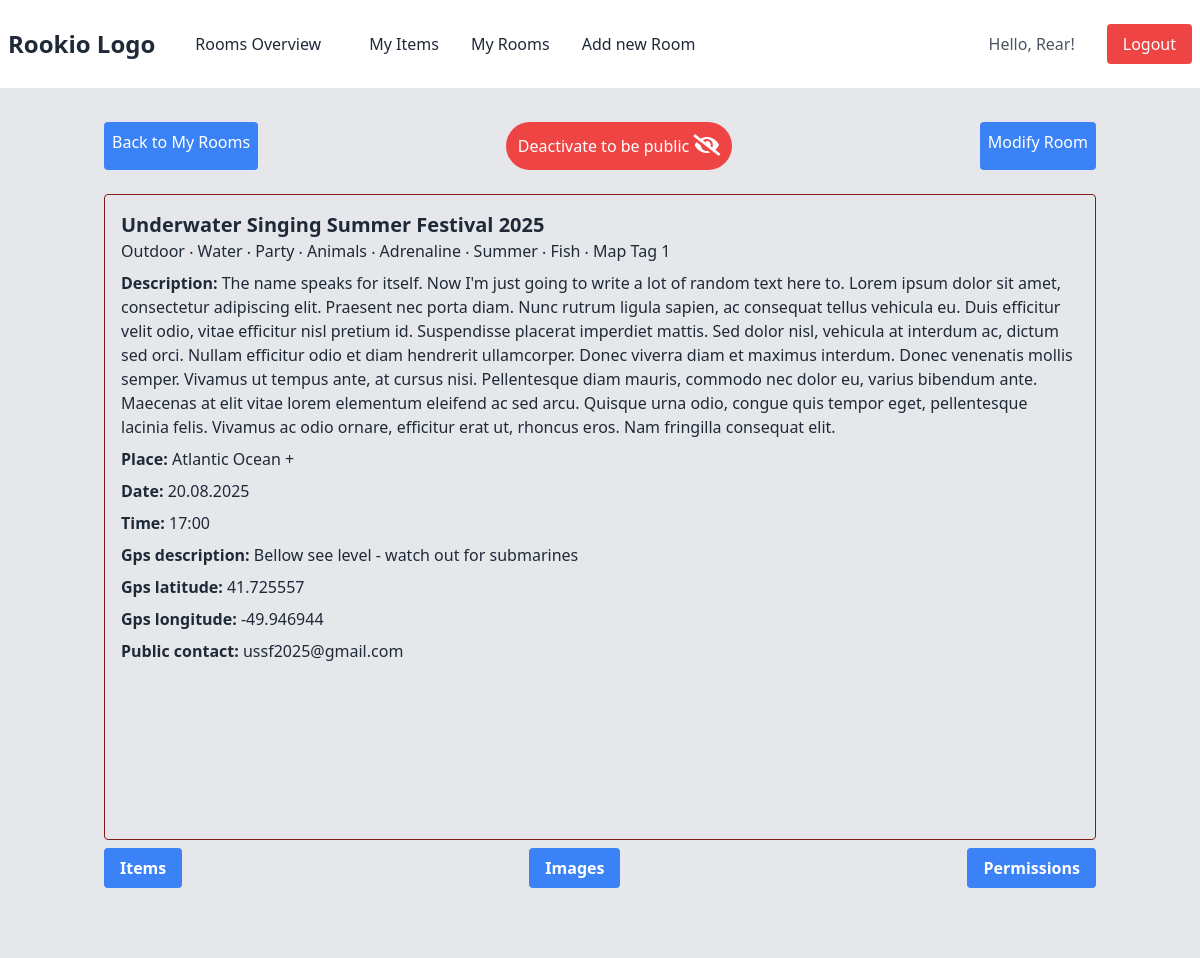
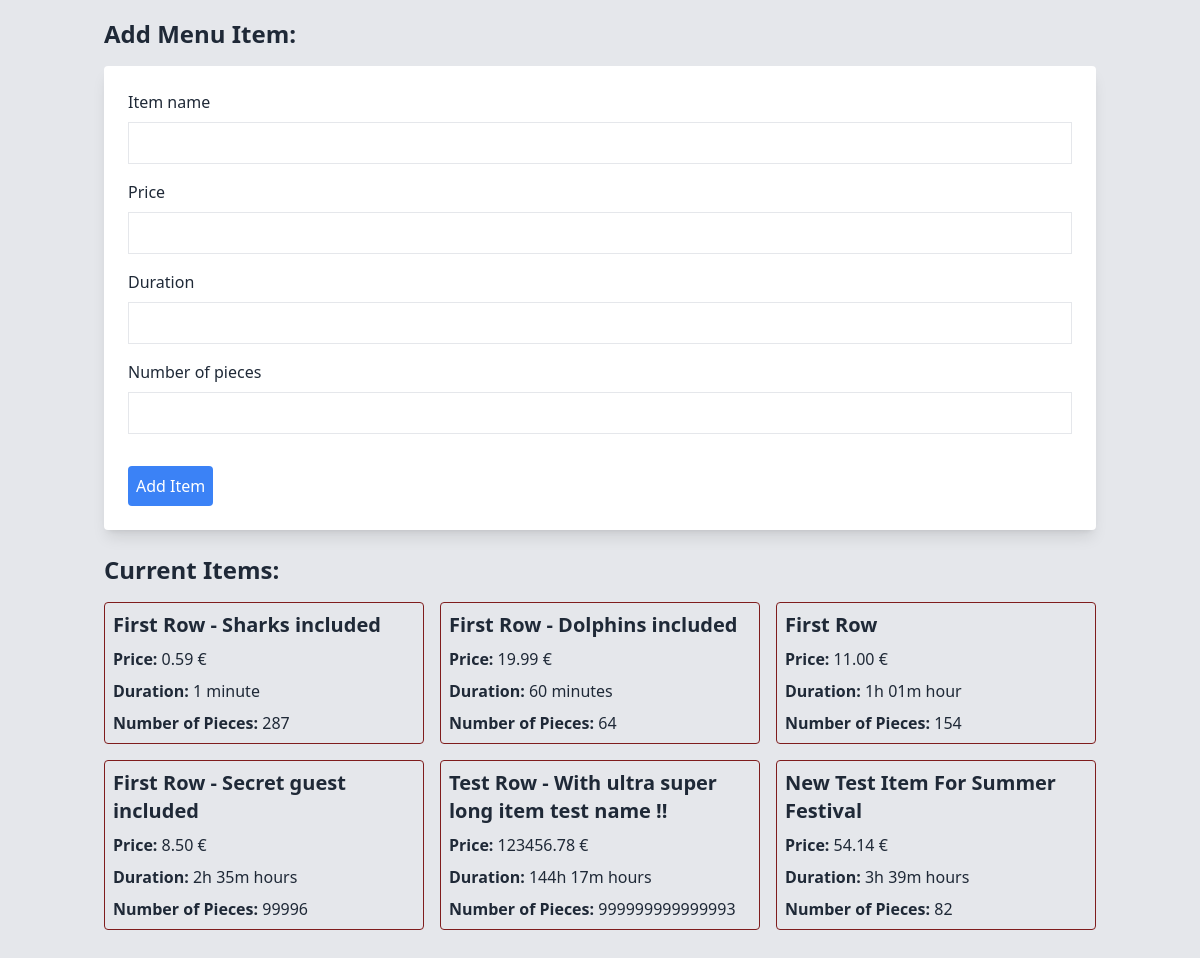
The app's page /room_detail/3/add_item (signed in) with its own data (2 pictures, top to bottom).
### viewer/models.py (models this page shows, shortened)
class TimeStamp(models.Model):
    created_at = models.DateTimeField(auto_now_add=True)
    updated_at = models.DateTimeField(auto_now=True)
    class Meta:
        abstract = True

class Room(TimeStamp):
    ROOM_TYPE_CHOICES = (
        ('event', 'Event'),
        ('service', 'Service'),
    )
    name = models.CharField(max_length=80)
    owners = models.ManyToManyField(PersonOwner, related_name="rooms")
    room_type = models.CharField(max_length=20, choices=ROOM_TYPE_CHOICES)
    tags = models.ManyToManyField(Tag, related_name="rooms")
    description = models.TextField(max_length=1000)  # default form widget for this field is a Textarea -
    place = models.CharField(max_length=150)
    gps_description = models.CharField(max_length=150, blank=True)
    gps_lat = models.DecimalField(max_digits=9, decimal_places=6,
                                  null=True,
                                  blank=True,
                                  validators=[MinValueValidator(-90), MaxValueValidator(90)])
    gps_lng = models.DecimalField(max_digits=9, decimal_places=6,
                                  null=True,
                                  blank=True,
                                  validators=[MinValueValidator(-180), MaxValueValidator(180)])
    date = models.DateField()
    time = models.TimeField()
    outdoor = models.BooleanField(blank=True, default=False)
    contact_public = models.CharField(max_length=100)
    contact_after_assignment = models.CharField(max_length=100, null=True, blank=True)
    age_restriction = models.PositiveSmallIntegerField(validators=[MinValueValidator(0), MaxValueValidator(120)],
                                                       null=True, blank=True)
    age_recommendation = models.CharField(max_length=80, null=True, blank=True)
    minimum_participants = models.PositiveSmallIntegerField(validators=[MinValueValidator(1)], null=True, blank=True)
    maximum_participants = models.PositiveSmallIntegerField(validators=[MinValueValidator(1)], null=True, blank=True)
    paid_to_be_unique = models.BooleanField(default=False)
    hidden_from_public = models.BooleanField(default=True)
    template = models.ForeignKey(Template, on_delete=models.CASCADE, related_name="rooms", null=True, blank=True)

class Tag(TimeStamp):
    name = models.CharField(max_length=25, unique=True)

class MenuItem(TimeStamp):
    item_name = models.CharField(max_length=50, unique=True)
    price = models.DecimalField(max_digits=8, decimal_places=2, validators=[MinValueValidator(0)])
    duration = models.PositiveSmallIntegerField(validators=[MinValueValidator(1)], null=True, blank=True)
    number_of_pieces = models.PositiveSmallIntegerField(validators=[MinValueValidator(1)])
    room = models.ForeignKey(Room, on_delete=models.CASCADE, related_name="menu_items")

### viewer/views.py (the view)
# urls.py: path('room_detail/<int:room_id>/add_item', views.add_item, name='add_item'),
@login_required
def add_item(request, room_id):
    room = get_object_or_404(Room, pk=room_id)
    if request.method == 'POST':
        form = MenuItemForm(request.POST)
        if form.is_valid():
            item = form.save(commit=False)
            item.room = room
            item.save()
            return redirect('show_items', room_id=room_id)
    else:
        form = MenuItemForm()
    return render(request, 'add_item.html', {'room': room, 'form': form})

### viewer/context_processors.py (called while the page is built)
def google_maps_api_key(request):
    return {
        'GOOGLE_MAPS_API_KEY': settings.GOOGLE_MAPS_API_KEY
    }

### viewer/templatetags/filters.py (called while the page is built)
@register.filter
def minutes_to_hours(value):
    if value:
        hours = int(value) // 60
        minutes = int(value) % 60
        return f"{hours:01d}h {minutes:02d}m"
    else:
        return f""

### viewer/templates/add_item.html (shortened to what this page needs)
{% extends 'room_detail.html' %}
{% load filters %}
{% block modify %}
<div class="py-20 container mx-auto px-4">
    <h2 class="text-2xl font-bold mb-4">Add Menu Item:</h2>
    <form method="post" class="bg-white p-6 rounded shadow-lg">
        {% for field in form %}
            <div class="mb-4">
                <label for="{{ field.id_for_label }}" class="block mb-2">{{ field.label }}</label>
                <input id="{{ field.id_for_label }}" class="border p-2 w-full {% if field.errors %}border-red-500{% else %}border-gray-200{% endif %}" type="text" name="{{ field.name }}" value="{{ field.value|default:'' }}">
            </div>
        {% endfor %}
        <button type="submit" class="mt-4 bg-blue-500 text-white p-2 rounded">Add Item</button>
    </form>
    {% if room.menu_items.exists %}
        <h2 class="text-2xl font-bold mb-4 mt-6">Current Items:</h2>
        <div class="grid md:grid-cols-3 gap-4">
            {% for item in room.menu_items.all %}
            <div class="border rounded p-2 border-red-900 inline-flex flex-col items-start">
                <h3 class="text-xl font-bold">{{ item.item_name }}</h3>
                <p class="mt-2"><span class="font-bold">Price:</span> {{ item.price }} €</p>
                {% if item.duration %}
                <p class="mt-2"><span class="font-bold">Duration:</span>
                {% if item.duration == 1 %}
                    {{ item.duration }} minute
                {% elif item.duration < 61 %}
                   {{ item.duration }} minutes
                {% elif item.duration < 120 %}
                    {{ item.duration|minutes_to_hours }} hour
                {% else %}
                    {{ item.duration|minutes_to_hours }} hours
                {% endif %}
                </p>
                {% endif %}
                <p class="mt-2"><span class="font-bold">Number of Pieces:</span> {{ item.number_of_pieces }}</p>
            </div>
            {% endfor %}
        </div>
    {% else %}
        <p class="text-red-500 mt-6">No item has been added for this room yet.</p>
    {% endif %}
</div>
{% endblock %}

### viewer/templates/room_detail.html (shortened to what this page needs)
{% extends 'base.html' %}
{% load tz %}
{% block content %}
<link rel="stylesheet" href="https://cdnjs.cloudflare.com/ajax/libs/font-awesome/5.15.3/css/all.min.css">
<div class="container mx-auto px-4">
    <div class="py-2 flex justify-between space-x-35">
        <a href="{% url 'my_rooms' %}" class="p-2 bg-blue-500 hover:bg-blue-700 text-white rounded mb-4 inline-block">Back to My Rooms</a>
        {% if room.hidden_from_public %}
            <a href="{% url 'toggle_room_visibility' room.id %}" class="p-3 bg-green-500 hover:bg-green-700 text-white rounded-full mb-4 inline-block focus:outline-none focus:ring-2 focus:ring-offset-2 focus:ring-green-600">
                Activate to be public
                <i class="fas fa-eye fa-lg"></i>
            </a>
        {% else %}
            <a href="{% url 'toggle_room_visibility' room.id %}" class="p-3 bg-red-500 hover:bg-red-700 blink-on-hover text-white rounded-full mb-4 inline-block focus:outline-none focus:ring-2 focus:ring-offset-2 focus:ring-red-600">
                Deactivate to be public
                <i class="fas fa-eye-slash fa-lg"></i>
            </a>
        {% endif %}
        <a href="{% url 'edit_room' room.id %}" class="p-2 bg-blue-500 hover:bg-blue-700 text-white rounded mb-4 inline-block float-right">Modify Room</a>
    </div>
    <div class="border rounded p-4 border-red-900">
        <h3 class="text-xl font-bold">{{ room.name }}</h3>
        {% for tag in room.tags.all %}
            {{ tag.name }}{% if not forloop.last %} ‧ {% endif %}
        {% empty %}
            No tags.
        {% endfor %}
        <p class="mt-2"><span class="font-bold">Description:</span> {{ room.description }}</p>
        <div class="flex space-x-4">
            <div class="flex-1">
                <p class="mt-2"><span class="font-bold">Place:</span> {{ room.place }}</p>
                <p class="mt-2"><span class="font-bold">Date:</span> {{ room.date|date:'d.m.Y' }} </p>
                <p class="mt-2"><span class="font-bold">Time:</span> {{ room.time|time:'H:i' }} {{ room.time|timezone:'Europe/Bratislava' }}</p>
                <p class="mt-2"><span class="font-bold">Gps description:</span> {{ room.gps_description }}</p>
                <p class="mt-2"><span class="font-bold">Gps latitude:</span> {{ room.gps_lat }}</p>
                <p class="mt-2"><span class="font-bold">Gps longitude:</span> {{ room.gps_lng }}</p>
                <p class="mt-2"><span class="font-bold">Public contact:</span> {{ room.contact_public }}</p>
            </div>
            <div class="flex-1">
                <div id="detailGoogleMap" class="h-96 w-full border rounded"></div>
            </div>
        </div>
    </div>
    <div class="py-2 flex justify-between space-x-40">
        <div class="group inline-block relative">
            {% if room.id %}
                <a href="{% url 'show_items' room.id %}" class="bg-blue-500 hover:bg-blue-700 text-white font-semibold py-2 px-4 rounded inline-flex items-center">
            {% endif %}
            <span>Items</span>
            </a>
            </div>
            <div class="group inline-block relative">
                <button class="bg-blue-500 text-white font-semibold py-2 px-4 rounded inline-flex items-center">
                    <span>Images</span>
                </button>
            </div>
            <div class="group inline-block relative">
                <button class="bg-blue-500 text-white font-semibold py-2 px-4 rounded inline-flex items-center">
                    <span>Permissions</span>
                </button>
        </div>
    </div>
</div>
{% block modify %}
{% endblock %}
{% endblock %}

### viewer/templates/base.html (shortened to what this page needs)
<!DOCTYPE html>
{% load static %}
<html lang="en">
<head>
    <link href="{% static 'output.css' %}" rel="stylesheet">
</head>
<body class="bg-gray-200 text-gray-800">
    <header>
        <nav class="p-2 bg-white border-b-2 border-gray-200 flex justify-between items-center">
            <div class="flex items-center mr-12">
                <a href="{% url 'welcome' %}" class="text-gray-800 text-2xl font-bold hover:text-blue-500 transition-colors duration-200">Rookio Logo</a>
                <a href="{% url 'rooms_overview' %}" class="p-6 ml-4 text-gray-800 hover:text-blue-500 transition-colors duration-200">Rooms Overview</a>
                <a href="{% url 'my_items' %}" class="p-2 ml-4 text-gray-800 hover:text-blue-500 transition-colors duration-200">My Items</a>
                {% if user.is_authenticated %}
                <a href="{% url 'my_rooms' %}" class="p-2 ml-4 text-gray-800 hover:text-blue-500 transition-colors duration-200">My Rooms</a>
                {% endif %}
                {% if user.is_authenticated %}
                <a href="{% url 'add_room' %}" class="p-2 ml-4 text-gray-800 hover:text-blue-500 transition-colors duration-200">Add new Room</a>
                {% endif %}
            </div>
            <div id="auth-buttons" class="flex items-center space-x-4">
                {% if user.is_authenticated %}
                    <span class="mr-4 text-gray-600">Hello, {{ user.username }}!</span>
                    <a href="{% url 'logout' %}" class="px-4 py-2 rounded bg-red-500 text-white hover:bg-red-700 transition-colors duration-200">Logout</a>
                {% endif %}
            </div>
        </nav>
    </header>
    <main class="p-6">
        {% block content %}
        {% endblock content %}
    </main>
</body>
</html>

### records on screen
Room: name "Underwater Singing Summer Festival 2025", description "The name speaks for itself. Now I'm just going to write a lot of random text here to. Lorem ipsum dolor sit amet, consectetur adipiscing elit. Praesent nec porta diam. Nunc rutrum ligula sapien, ac consequat tellus vehicula eu. Duis efficitur velit odio, vitae efficitur nisl pretium id. Suspendisse placerat imperdiet mattis. Sed dolor nisl, vehicula at interdum ac, dictum sed orci. Nullam efficitur odio et diam hendrerit ullamcorper. Donec viverra diam et maximus interdum. Donec venenatis mollis semper. Vivamus ut tempus ante, at cursus nisi. Pellentesque diam mauris, commodo nec dolor eu, varius bibendum ante. Maecenas at elit vitae lorem elementum eleifend ac sed arcu. Quisque urna odio,…", place "Atlantic Ocean +", date "20.08.2025", time "17:00", gps_description "Bellow see level - watch out for submarines", gps_lat "41.725557", gps_lng "-49.946944", contact_public "ussf2025@gmail.com"
Tag: name "Outdoor"
Tag: name "Water"
Tag: name "Party"
Tag: name "Animals"
Tag: name "Adrenaline"
Tag: name "Summer"
Tag: name "Fish"
Tag: name "Map Tag 1"
MenuItem: item_name "First Row - Sharks included", price "0.59", duration "1", number_of_pieces "287"
MenuItem: item_name "First Row - Dolphins included", price "19.99", duration "60", number_of_pieces "64"
MenuItem: item_name "First Row", price "11.00", duration|minutes_to_hours "1h 01m", number_of_pieces "154"
MenuItem: item_name "First Row - Secret guest included", price "8.50", duration|minutes_to_hours "2h 35m", number_of_pieces "99996"
MenuItem: item_name "Test Row - With ultra super long item test name !!", price "123456.78", duration|minutes_to_hours "144h 17m", number_of_pieces "999999999999993"
MenuItem: item_name "New Test Item For Summer Festival", price "54.14", duration|minutes_to_hours "3h 39m", number_of_pieces "82"

### other values on screen
{{ user.username }} "Rear"
{{ field.label }} "Item name" "Price" "Duration" "Number of pieces"
